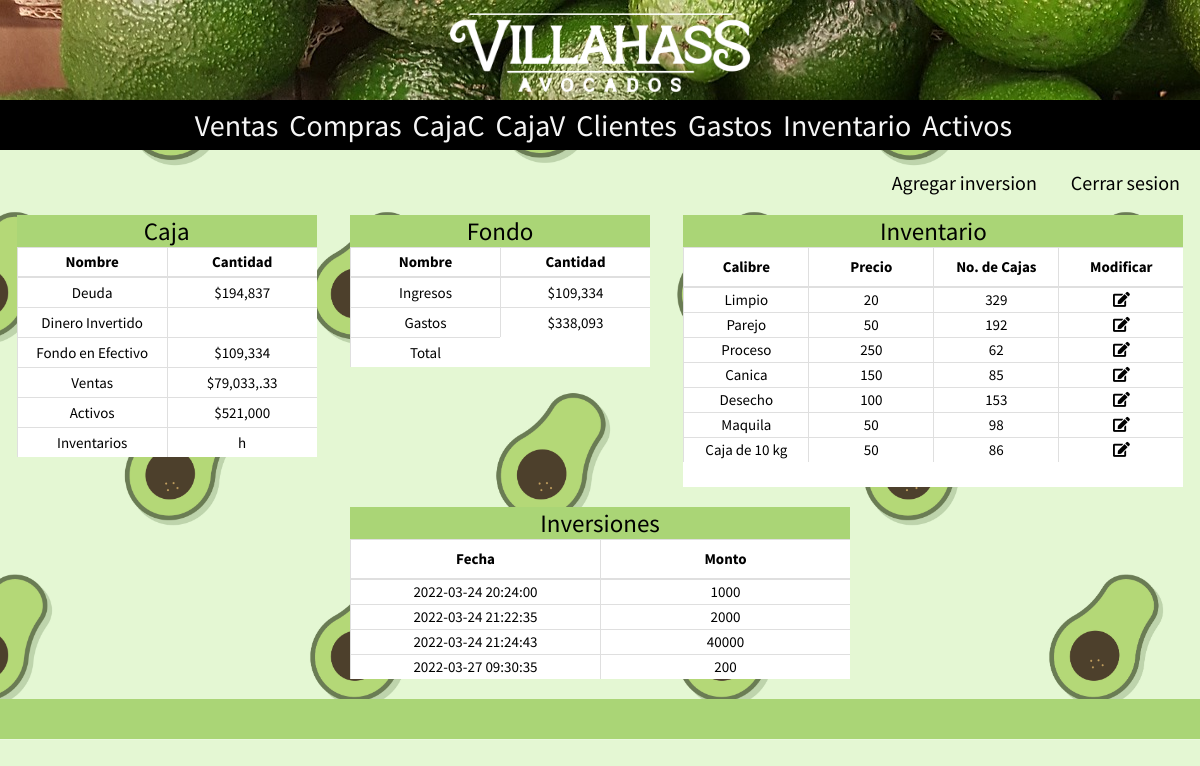
Screenshot of /inventario.php (signed in) with the database file from the repository.
### tables this page shows
CREATE TABLE `precio` (
  `id_precio` int(11) NOT NULL,
  `nombre` varchar(13) NOT NULL,
  `precio` double NOT NULL,
  `cantidad` int(11) NOT NULL
);

CREATE TABLE `inversion` (
  `id_inversion` int(11) NOT NULL,
  `monto` double NOT NULL,
  `fecha` datetime NOT NULL DEFAULT current_timestamp()
);

### includes/metodos.php (called while the page is built)
<?php
function formatoDinero($suma){
    $dineroS = (string) $suma;
                   $cont=0;
                   $final="";
                   for ($i = strlen($dineroS)-1 ; $i >= 0; $i--){
                       if($cont == 3){
                           $final = $final.",";
                           $cont=0;
                       }
                       $final = $final.$dineroS[$i];
                       $cont++;
                   }
       $final = strrev($final);
       $final = "$".$final;
       return $final;
   }
?>

### inventario.php (the view, shortened to what this page needs)
<?php
include("includes/header.php");
include 'includes/metodos.php';
?>
<?php
    $abonado = "SELECT monto FROM pagos_compras";
    $resultado = mysqli_query($conn, $abonado);
    $abonadoTotal=0;
    while($row = mysqli_fetch_assoc($resultado)){
        $abonadoTotal = $abonadoTotal+$row["monto"];
    }
    $compras = "SELECT total from compras";
    $resultado = mysqli_query($conn, $compras);
    $comprasTotal=0;
    while($row = mysqli_fetch_assoc($resultado)){
        $comprasTotal = $comprasTotal+$row["total"];
    }
    $deuda = $comprasTotal - $abonadoTotal;
    $gastos = "SELECT deuda_por_pagar FROM gastos";
    $resultado =  mysqli_query($conn, $gastos);
    $gastosTotal=0;
    while($row = mysqli_fetch_assoc($resultado)){
        $gastosTotal = $gastosTotal + $row["deuda_por_pagar"];
    }
    $deudaTotal = $deuda + $gastosTotal;
    $deudaS = formatoDinero($deudaTotal);
    $gastos = $gastosTotal + $abonadoTotal;
    $gastosS = formatoDinero($gastos);
    $ventas = "SELECT monto FROM pagos WHERE metodo = 'Efectivo'";
    $resultado = mysqli_query($conn, $ventas);
    $ventasFinal = 0;
    while($row = mysqli_fetch_assoc($resultado)){
        $ventasFinal = $ventasFinal + $row["monto"];
    }
    $fondoEfectivo = $ventasFinal - $gastos;
    $fondoEfectivoS = formatoDinero($fondoEfectivo);
    $ventasDebe = "SELECT monto_debe FROM `creditos` WHERE monto_debe > 0";
    $resultado = mysqli_query($conn, $ventasDebe);
    $ventasDebeF = 0;
    while($row = mysqli_fetch_assoc($resultado)){
        $ventasDebeF = $ventasDebeF + $row["monto_debe"];
    }
    $ventasDebeFS = formatoDinero($ventasDebeF);
    $activos = "SELECT valor_total FROM activos";
    $resultado = mysqli_query($conn, $activos);
    $activosFinal=0;
    while($row = mysqli_fetch_assoc($resultado)){
    $activosFinal= $activosFinal + $row["valor_total"];
    }
    $activosFinalS = formatoDinero($activosFinal);
?>
<div class="caja_menu">
    <div class="tabla_caja">
        <div class="titulo">Caja</div>
        <div class="tabla caja">
            <div class="table_header">Nombre</div>
            <div class="table_header">Cantidad</div>
            <div class="table_item"> Deuda </div>
            <div class="table_item"> <?php echo $deudaS?> </div>
            <div class="table_item">Dinero Invertido</div>
            <div class="table_item">  </div>
            <div class="table_item">Fondo en Efectivo</div>
            <div class="table_item"> <?php echo $fondoEfectivoS ?> </div>
            <div class="table_item"> Ventas </div>
            <div class="table_item"> <?php echo $ventasDebeFS ?> </div>
            <div class="table_item"> Activos </div>
            <div class="table_item"> <?php echo $activosFinalS ?> </div>
            <div class="table_item"> Inventarios </div>
            <div class="table_item"> h </div>
        </div>
    </div>
    <div class="tabla_caja">
        <div class="titulo">Fondo</div>
        <div class="tabla caja">
            <div class="table_header">Nombre</div>
            <div class="table_header">Cantidad</div>
            <div class="table_item"> Ingresos </div>
            <div class="table_item"> <?php echo $fondoEfectivoS ?> </div>
            <div class="table_item">Gastos</div>
            <div class="table_item"> <?php echo $gastosS?> </div>
            <div class="table_item">Total</div>
        </div>
    </div>
    <div class="tabla_inventario">
        <div class="titulo">Inventario</div>
        <div class="cabeceras-4">
            <div class="table_header">Calibre</div>
            <div class="table_header">Precio</div>
            <div class="table_header">No. de Cajas</div>
            <div class="table_header">Modificar</div>
        </div>
        <div class="tabla inventario">
            <?php
            $precio = "SELECT * FROM precio LIMIT 7";
            $resultado = mysqli_query($conn, $precio);
            while($row = mysqli_fetch_assoc($resultado)) {?>
            <div class="table_item"> <?php echo $row["nombre"] ?> </div>
            <div class="table_item"> <?php echo $row["precio"] ?> </div>
            <div class="table_item"> <?php echo $row["cantidad"] ?> </div>
            <div class="table_item"> <a href="edit_precio.php?id=<?php echo $row["id_precio"];?>">
            <i class="fas fa-edit"></i></a> </div>
            <?php } ?>
        </div>
    </div>
    <div class="tabla_inventario">
        <div class="titulo">Inversiones </div>
        <div class="cabeceras-2">
            <div class="table_header">Fecha</div>
            <div class="table_header">Monto</div>
        </div>
        <div class="tabla inversion">
            <?php
            $inversion = "SELECT monto, fecha FROM inversion";
            $resultado = mysqli_query($conn, $inversion);
            while($row = mysqli_fetch_assoc($resultado)){ ?>
                <div class="table_item"> <?php echo $row["fecha"] ?> </div>
                <div class="table_item"> <?php echo $row["monto"] ?> </div>
            <?php }?>
        </div>
    </div>
</div>
<?php
  include("includes/footer.php");
?>

### includes/header.php (shortened to what this page needs)
<!DOCTYPE html>
<html lang="en">
<head>
    <link rel="stylesheet" href="includes/cabecera.css">
    <link rel="stylesheet" href="https://use.fontawesome.com/releases/v5.15.4/css/all.css">
</head>
<body>
    <nav class="cabecera">
    <div class="logo">
        <a href="index.php"><img src="img/villahass2.png" alt="roja"></a>
    </div>
    <div class="vinculos">
        <a href="ventas_menu.php">Ventas</a>
        <a href="compras_menu.php">Compras</a>
        <a href="caja_compras.php">CajaC</a>
        <a href="caja_menu.php">CajaV</a>
        <a href="clientes_menu.php">Clientes</a>
        <a href="gastos_menu.php">Gastos</a>
        <a href="inventario.php">Inventario</a>
        <a href="activos_menu.php">Activos</a>
    </div>
    </nav>
    <div class="session">
        <a href="inversion.php" class="">Agregar inversion</a>
        <a href="cerrar.php" class="cerrar_sesion">Cerrar sesion</a>
    </div>

### includes/footer.php (shortened to what this page needs)
  <footer class="pie">
  </footer>
</body>
</html>

### includes/cabecera.css (style rules this page uses)
body { margin: 0; padding: 0; background-color: #f5f1f1; font-family: "Source Sans Pro", sans-serif; font-size: 20px; background-image: url(../img/fondo2.jpg); background-size: contain; }
a { text-decoration: none; }
.cabecera { background-color: #aad576; display: flex; flex-direction: column; align-items: center; margin-bottom: 20px; background-image: url(../img/fondo.jpg); }
.cabecera img { width: 300px; }
.logo { padding-top: 10px; padding-bottom: 3px; margin: auto; }
.logo a { text-decoration: none; color: white; }
.vinculos { background: #000; width: 100%; text-align: center; padding: 6px 0; }
.vinculos a { color: whitesmoke; font-size: 30px; margin-left: 7px; }
.tabla { width: 200 px; height: 400px; display: grid; grid-template-columns: repeat(9, 1fr); grid-auto-rows: 60px; overflow-y: scroll; overflow-x: scroll; background-color: white; }
.cabeceras-2 { width: 200 px; height: 40px; display: grid; grid-template-columns: repeat(2, 1fr); grid-auto-rows: 40px; background-color: white; }
.cabeceras-4 { width: 200 px; height: 40px; display: grid; grid-template-columns: repeat(4, 1fr); grid-auto-rows: 40px; background-color: white; }
.caja { width: 100%; grid-template-columns: repeat(2, 1fr); margin: auto; height: auto; margin-bottom: 20px; grid-auto-rows: 30px; overflow: auto; }
.inventario { width: 100%; grid-template-columns: repeat(4, 1fr); margin: auto; height: 200px; margin-bottom: 20px; grid-auto-rows: 25px; overflow: auto; background: white; box-shadow: none; }
.inversion { width: 100%; grid-template-columns: repeat(2, 1fr); margin: auto; max-height: 100px; margin-bottom: 20px; grid-auto-rows: 25px; overflow: auto; background: white; box-shadow: none; }
.table_header, .table_item { display: flex; justify-content: center; align-items: center; font-size: 15px; border-top: 1px solid #dfdfdf; border-left: 1px solid #dfdfdf; padding: 5px; }
.table_header { font-weight: bold; border-bottom: 1px solid #dfdfdf; }
.tabla_caja { width: 300px; }
.titulo { background-color: #aad576; display: flex; align-items: center; justify-content: center; font-size: 25px; width: 100%; }
.caja_menu { display: flex; flex-direction: row; flex-wrap: wrap; justify-content: space-around; }
.tabla_inventario { width: 500px; margin-bottom: 0; }
.session { text-align: right; margin-right: 20px; margin-bottom: 20px; }
.session a { color: #000; padding-left: 30px; }
.inventario a { color: #000; }
.pie { width: 100%; height: 40px; background: #aad576; }

### rows the page displays
precio: nombre "Limpio", precio "20", cantidad "329"
precio: nombre "Parejo", precio "50", cantidad "192"
precio: nombre "Proceso", precio "250", cantidad "62"
precio: nombre "Canica", precio "150", cantidad "85"
precio: nombre "Desecho", precio "100", cantidad "153"
precio: nombre "Maquila", precio "50", cantidad "98"
precio: nombre "Caja de 10 kg", precio "50", cantidad "86"
inversion: fecha "2022-03-24 20:24:00", monto "1000"
inversion: fecha "2022-03-24 21:22:35", monto "2000"
inversion: fecha "2022-03-24 21:24:43", monto "40000"
inversion: fecha "2022-03-27 09:30:35", monto "200"

### other values shown
$deudaS "$194,837"
$fondoEfectivoS "$109,334"
$ventasDebeFS "$79,033,.33"
$activosFinalS "$521,000"
$gastosS "$338,093"
